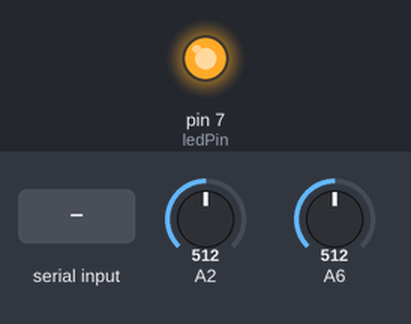
A sketch run on a simulated Arduino Uno, built with avr-gcc and run on an emulated ATmega328P. On the bench: output pins drawn as LEDs (lit = HIGH). Inputs (shaded band) come from the test bench; at power-on: A2 = 512, A6 = 512.

Above: at 1.2 s.
1.3 s: "1" received over the second serial link
At 3.3 s:
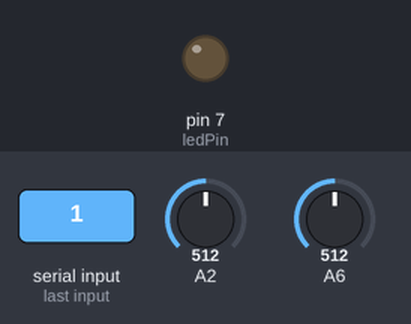
4.5 s: "0" received over the second serial link
At 6.4 s:
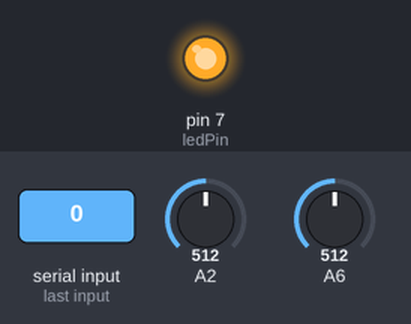
7.5 s: "2" received over the second serial link
At 10.2 s:
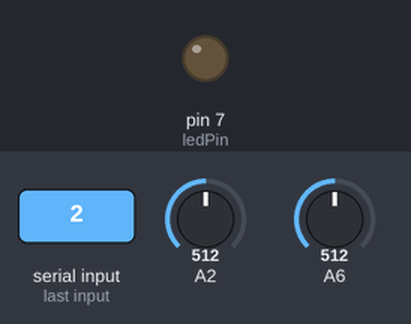
Timing chart, 0 to 11.7 s (numbered marks = the images above; inputs shaded):
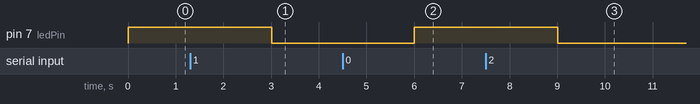

The sketch:

ControleCarrinho.ino
```cpp
#include <Metro.h>
#include <SoftwareSerial.h>

SoftwareSerial mySerial(11, 10);

int s = 4;
int e = 6;

const int ledPin =  7;
boolean powerled = true;

Metro metro1 = Metro(50);
Metro metro2 = Metro(1000);

String servo = "n";
String esc = "r";
String bt = "m";

int battery;
int servoVal = 0,escVal = 0;

void setup() {
  pinMode(ledPin, OUTPUT);
  digitalWrite(ledPin, HIGH);
  mySerial.begin(9600);
  Serial.begin(9600);
}
void loop() {
  if(metro1.check()){
    servoVal = analogRead(2);
    escVal = analogRead(6);

    //servoVal = map(servoVal, 0, 1023, 20, 190);
    servoVal = map(servoVal,  400, 90, 60, 260)-22;
    escVal = map(escVal,    300, 1000, 190, 0);

    int ser = (servoVal);
   // if (ser > 105 && ser < 135 )    { ser = 120;  }
    mySerial.print(ser+servo);
    //Serial.println(ser+servo);

    int es = (escVal);
    if (es > 75 && es < 100 )    {  es = 90;  }
    mySerial.print(es+esc);

    //Serial.println(es+esc);
  }

  if(metro2.check()){
    //mySerial.print(bt);
    if (mySerial.available()>0){
      String re = mySerial.readString();
      if (re = "l"){
        powerled = !powerled;
        digitalWrite(ledPin,powerled);
      }
    }
  }
  /*Serial.print("Servo: ");  Serial.println(ser);  Serial.print("ESC: ");
  Serial.println(es);*/
}
```

Measured:
- after the input at 1.3 s, pin 7 (ledPin): HIGH → LOW after 1.7 s
- after the input at 4.5 s, pin 7 (ledPin): LOW → HIGH after 1.5 s
- after the input at 7.5 s, pin 7 (ledPin): HIGH → LOW after 1.5 s
